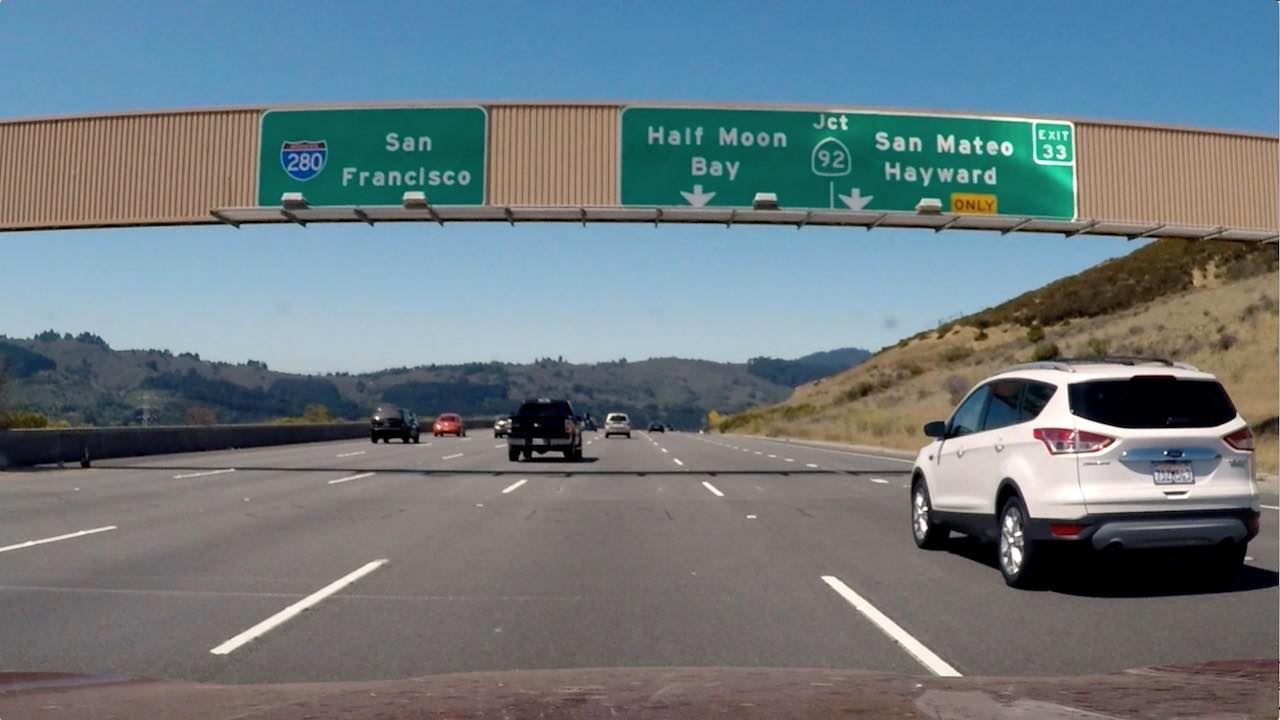
#> input picture HelperProjects/Gradients-and-Color-Spaces/signs_vehicles_xygrad.png, 1280 x 720 px
$ jupyter execute magnitude-of-the-gradient.ipynb   (shell and % lines are left out)   (older library calls are emulated)
#> lines starting #> are read from the running program, lines starting #| are printed output that depends on the picture
#> further down, image is the input picture: shape (720, 1280, 3) float32; mean R, G, B 0.428, 0.477, 0.5
### HelperProjects/Gradients-and-Color-Spaces/thresholds.py
import numpy as np
import cv2


# Define a function that applies Sobel x or y,
# then takes an absolute value and applies a threshold.
# [32 lines left out: function abs_sobel_thresh, not called in this run]


# Define a function that applies Sobel x and y,
# then computes the magnitude of the gradient
# and applies a threshold
def mag_thresh(img, sobel_kernel=3, mag_thresh=(0, 255)):

    # Apply the following steps to img

    # 1) Convert to grayscale
    # NOTE!!!:
    # Use cv2.COLOR_RGB2GRAY if you've read in an image using mpimg.imread().
    # Use cv2.COLOR_BGR2GRAY if you've read in an image using cv2.imread().
#> called with sobel_kernel = 3, mag_thresh = (20, 50)
    gray_img = cv2.cvtColor(img, cv2.COLOR_RGB2GRAY)
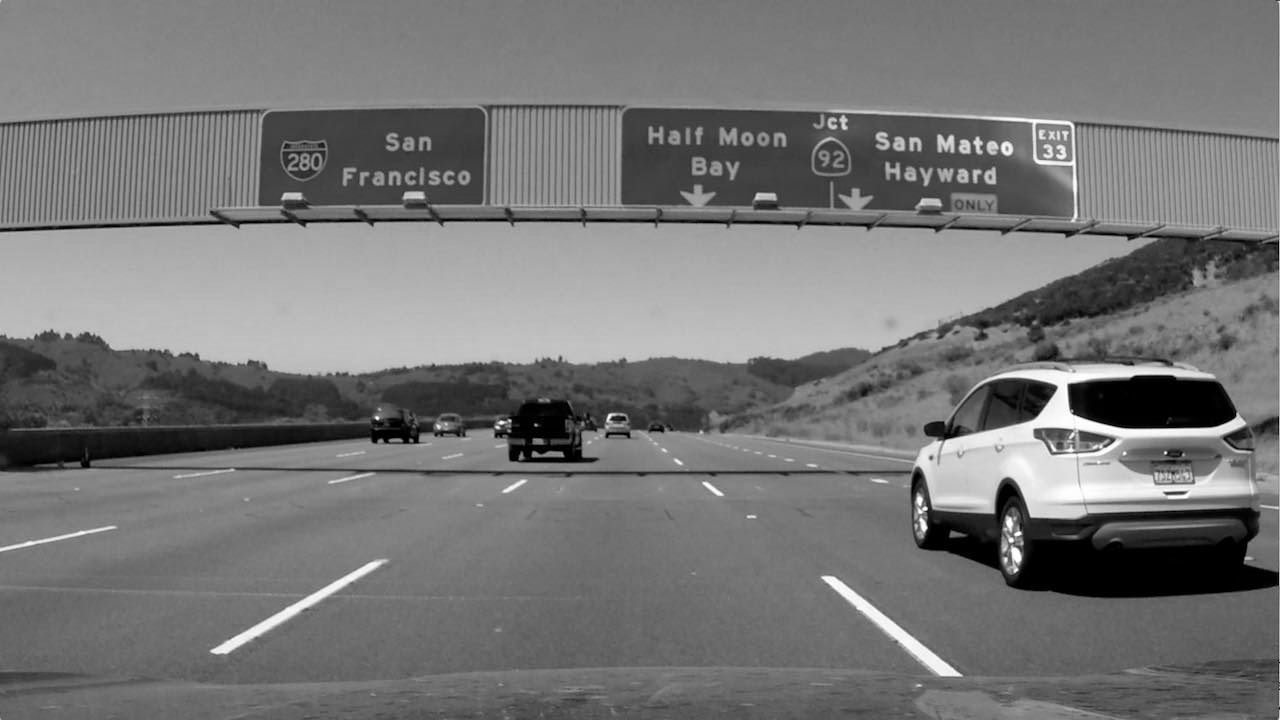
#> gray_img: shape (720, 1280) float32; min 0, max 0.999, mean 0.465

    # 2) Take the gradient in x and y separately
    sobelx = cv2.Sobel(gray_img, cv2.CV_64F, 1, 0, ksize=sobel_kernel)
    sobely = cv2.Sobel(gray_img, cv2.CV_64F, 0, 1, ksize=sobel_kernel)
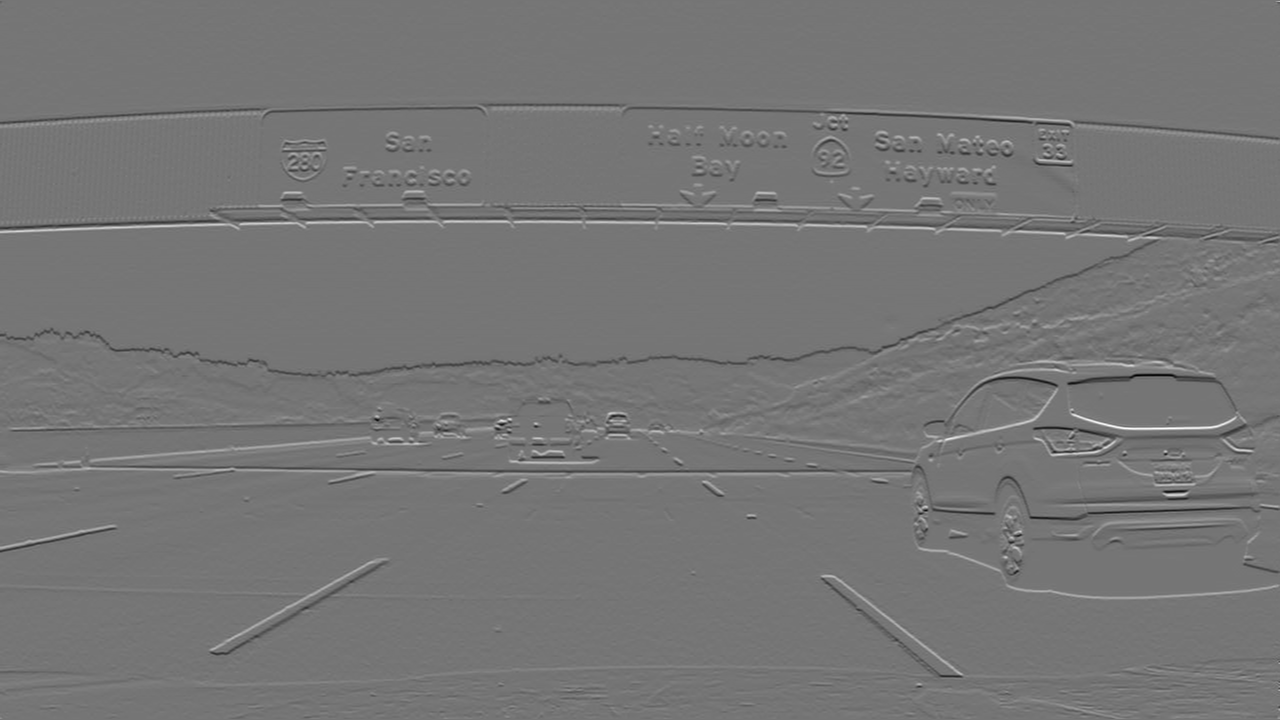
#> sobely: shape (720, 1280) float64; min -3.12, max 3.62, mean -0.00103; drawn with min black and max white
    #print(sobel)

    # 3) Calculate the gradient magnitude (absolute value)
    grad_mag = np.sqrt(sobelx**2 + sobely**2)
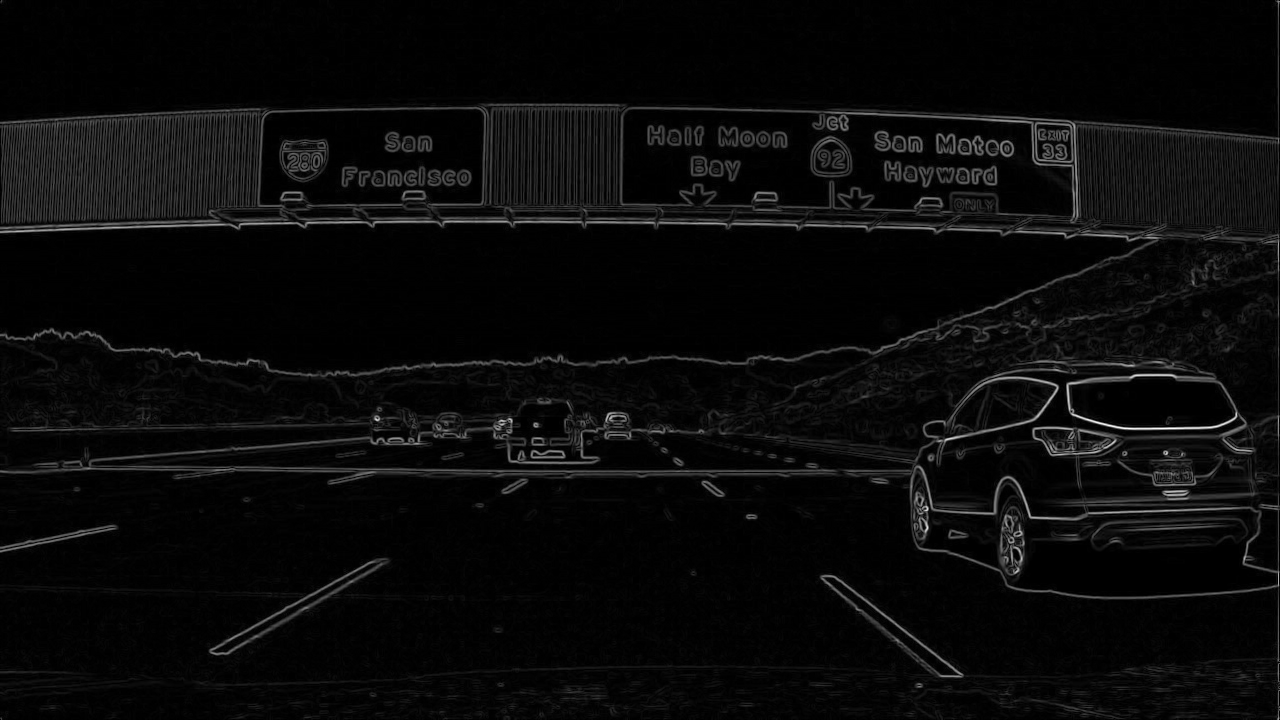
#> grad_mag: shape (720, 1280) float64; min 0, max 3.62, mean 0.147; drawn with min black and max white

    # 4) Scale to 8-bit (0 - 255) then convert to type = np.uint8
    grad_mag = np.uint8(255*grad_mag/np.max(grad_mag))

    # 5) Create a binary mask where mag thresholds are met
    binary_output = np.zeros_like(grad_mag)
    binary_output[(grad_mag >= mag_thresh[0]) & (grad_mag <= mag_thresh[1])] = 1

    # 6) Return this mask as your binary_output image
    return binary_output


# Define a function that applies Sobel x and y,
# then computes the direction of the gradient
# and applies a threshold.
# [27 lines left out: function dir_threshold, not called in this run]

### HelperProjects/Gradients-and-Color-Spaces/magnitude-of-the-gradient.ipynb
Magnitude of the Gradient
===

[cell 1]
import numpy as np
import cv2
import matplotlib.pyplot as plt
import matplotlib.image as mpimg
import pickle


# Read in an image
image = mpimg.imread('signs_vehicles_xygrad.png')

from thresholds import mag_thresh

# Run the function
mag_binary = mag_thresh(image, sobel_kernel=3, mag_thresh=(20, 50))
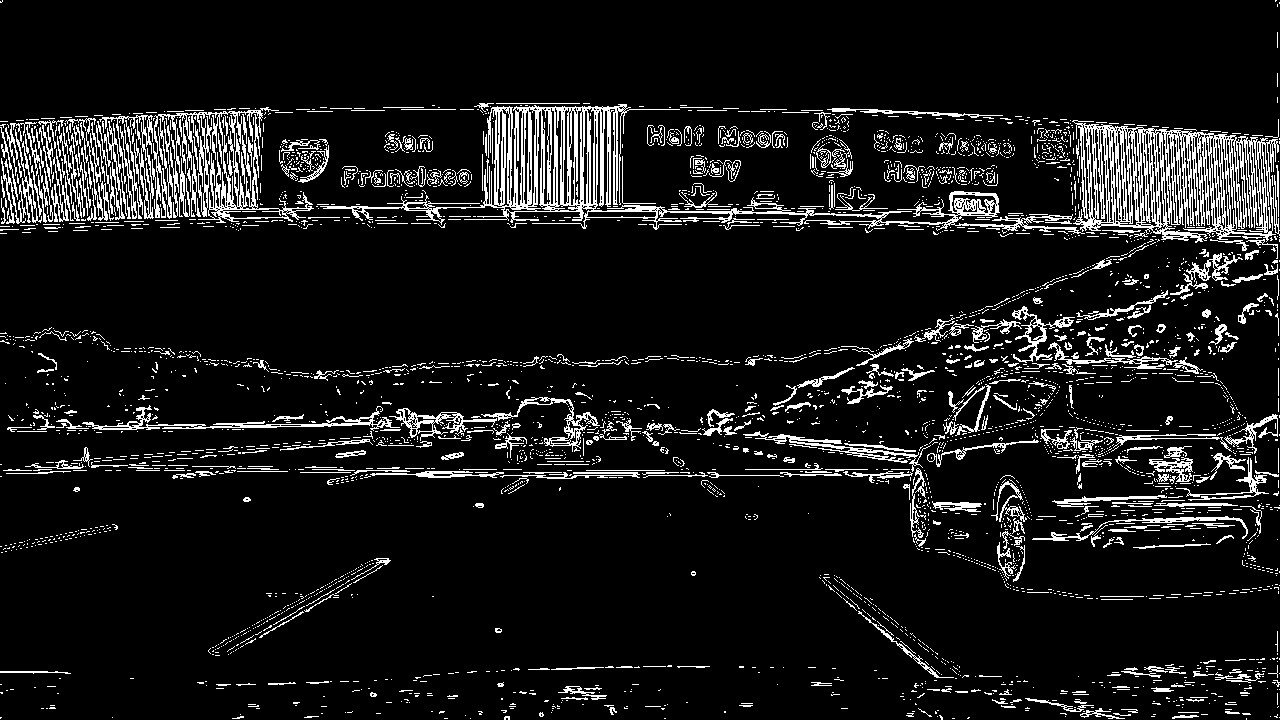
#> mag_binary: shape (720, 1280); values 0 (black) and 1 (white), 9.2% white in thin lines or dots
# Plot the result
f, (ax1, ax2) = plt.subplots(1, 2, figsize=(24, 9))
f.tight_layout()
ax1.imshow(image)
ax1.set_title('Original Image', fontsize=50)
ax2.imshow(mag_binary, cmap='gray')
ax2.set_title('Thresholded Magnitude', fontsize=50)
plt.subplots_adjust(left=0., right=1, top=0.9, bottom=0.)

$ run again, with HelperProjects/Gradients-and-Color-Spaces/bridge_shadow.jpg saved as HelperProjects/Gradients-and-Color-Spaces/signs_vehicles_xygrad.png
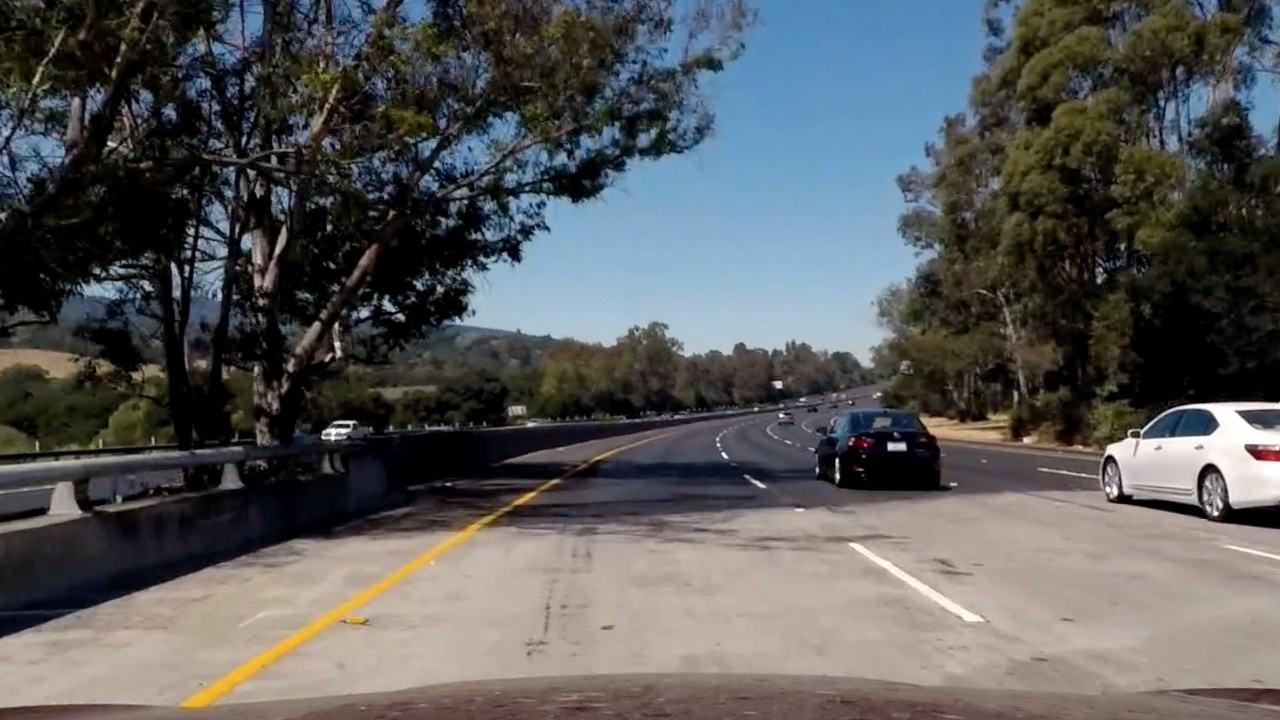
#> input picture HelperProjects/Gradients-and-Color-Spaces/bridge_shadow.jpg, 1280 x 720 px
#> image is the input picture: shape (720, 1280, 3) float32; mean R, G, B 0.352, 0.356, 0.356
#> in mag_thresh, `sobely = cv2.Sobel(gray_img, cv2.CV_64F, 0, 1, ksize=sobel_kernel)`:
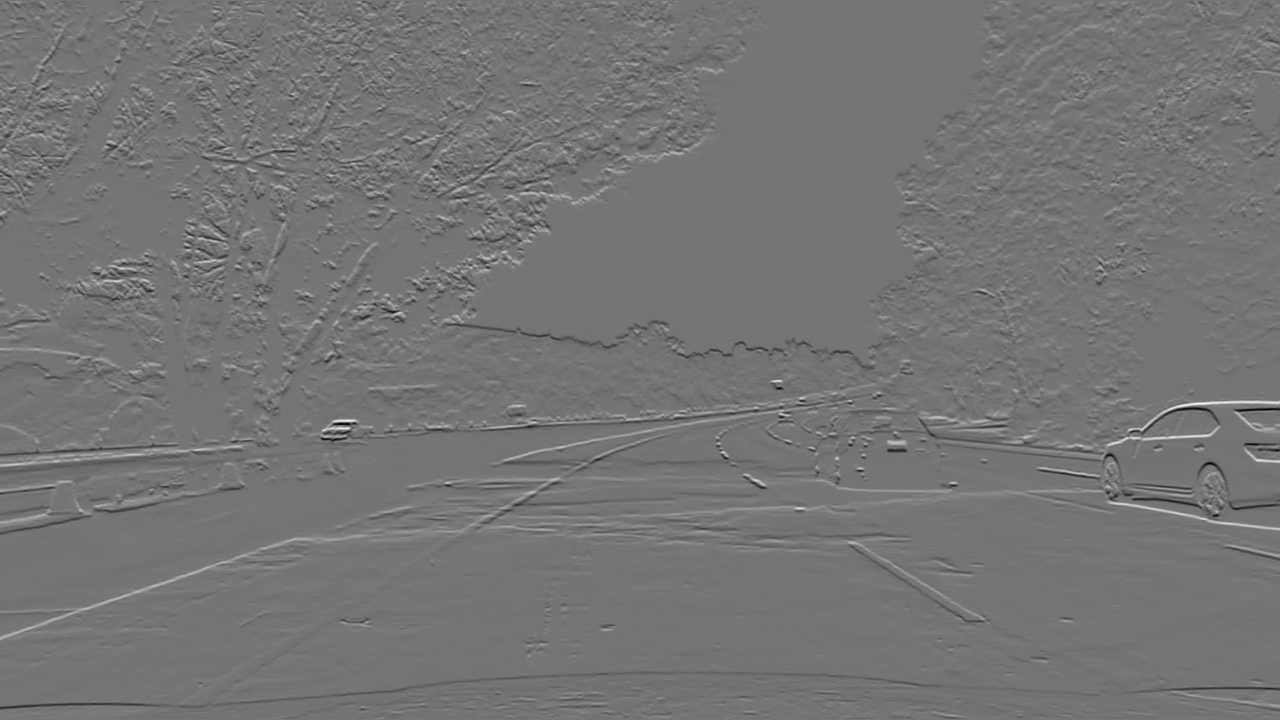
#> sobely: shape (720, 1280) float64; min -2.9, max 3.42, mean 0.000733; drawn with min black and max white
#> `mag_binary = mag_thresh(image, sobel_kernel=3, mag_thresh=(20, 50))`:
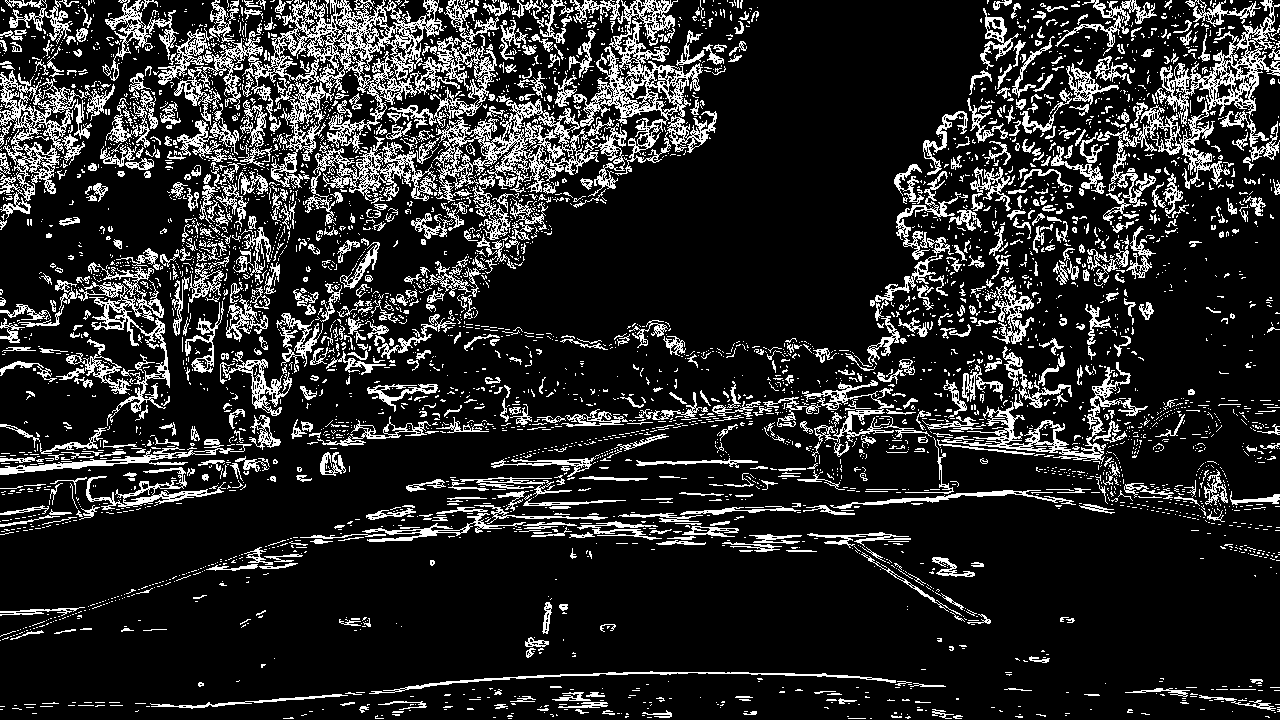
#> mag_binary: shape (720, 1280); values 0 (black) and 1 (white), 16.1% white in thin lines or dots
